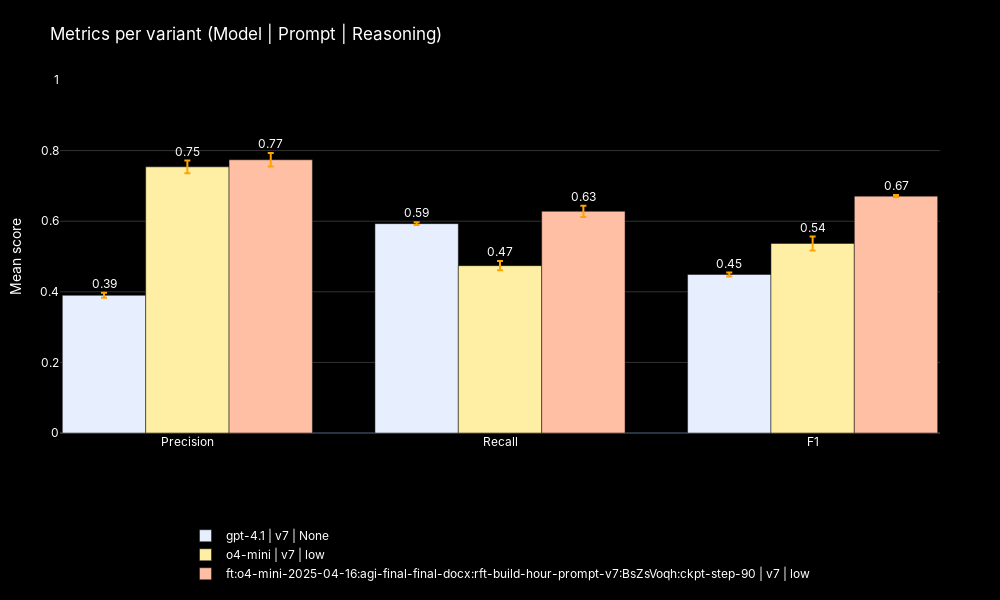

Notebook code for this chart:
### Code cell
import numpy as np
import plotly.graph_objects as go

# ----------------------------------------------------------
# 1 – Colour palette + Plotly template
# ----------------------------------------------------------

DARK_MODE = True  # set to False for light theme

PLOT_TEMPLATE = "plotly_dark" if DARK_MODE else "plotly_white"
# Pastel palette supplied by user
PASTEL_COLORS = [
    "#e7efff",  # light blue
    "#ffefa4",  # pastel yellow
    "#ffbfa4",  # pastel salmon
    "#ebf5de",  # pastel green
    "#fdedeb",  # pastel pink
]

# ----------------------------------------------------------
# 2 – Plotting
# ----------------------------------------------------------
if "df" in globals():
    METRIC_MAP = {
        "level1_precision_mean": ("Precision", "level1_precision_std"),
        "level1_recall_mean":    ("Recall",    "level1_recall_std"),
        "level1_f1_python_mean": ("F1",        "level1_f1_python_std"),
    }
    metric_names = [v[0] for v in METRIC_MAP.values()]
    metric_cols  = list(METRIC_MAP.keys())

    metric_idx = np.arange(len(metric_cols))  # numeric positions for categories

    # Use the pastel palette in cyclic fashion

    # Treat prompt as part of the variant label so everything appears in one chart
    sub = df.copy()
    sub["Variant"] = sub.apply(
        lambda r: f"{r['Model']} | {r['Prompt']} | {r['Reasoning']}", axis=1
    )

    variants = sub["Variant"].tolist()
    n_var    = len(variants)

    fig = go.Figure()

    bar_width = 0.8 / n_var  # width per bar so they fit in group

    # No need to track max bar now – y-axis fixed to [0,1]

    for idx, variant in enumerate(variants):
        row   = sub[sub["Variant"] == variant].iloc[0]
        means = [row[c] for c in metric_cols]
        errs  = [row[c.replace("_mean", "_std")] for c in metric_cols]

        # Compute x positions with offset
        offset = (idx - (n_var - 1) / 2) * bar_width
        x_pos = metric_idx + offset

        err_col = "#FFA500"  # orange for visibility across themes

        fig.add_bar(
            x=x_pos,
            y=means,
            name=variant,
            marker_color=PASTEL_COLORS[idx % len(PASTEL_COLORS)],
            opacity=1.0,
            error_y=dict(
                type="data",
                array=errs,
                visible=True,
                color=err_col,
                thickness=2,
                width=3,
            ),
            # No direct text here; we'll use a separate scatter for labels
            text=None,
            width=bar_width,
        )

        # Add labels via separate scatter trace, positioning slightly above error bar but capped at 0.98
        label_y = [min(0.98, m + e + 0.005) for m, e in zip(means, errs)]
        fig.add_scatter(
            x=x_pos,
            y=label_y,
            mode="text",
            text=[f"{m:.2f}" for m in means],
            textposition="top center",
            textfont=dict(color=("#FFFFFF" if DARK_MODE else "#000000"), size=12),
            showlegend=False,
            hoverinfo="skip",
        )


    bg_color = "#000000" if DARK_MODE else "#FFFFFF"
    grid_color = "#333333" if DARK_MODE else "rgba(0,0,0,0.08)"

    upper_y = 1.0  # keep axis within [0,1]

    fig.update_layout(
        template=PLOT_TEMPLATE,
        barmode="group",
        bargap=0.25,
        title="Metrics per variant (Model | Prompt | Reasoning)",
        xaxis_title="",
        yaxis_title="Mean score",
        yaxis_range=[0, upper_y],
        yaxis=dict(gridcolor=grid_color),
        xaxis=dict(tickmode="array", tickvals=metric_idx, ticktext=metric_names),
        legend=dict(
            orientation="h",
            y=-0.25,
            x=0.5,
            xanchor="center",
        ),
        margin=dict(l=60, r=60, t=80, b=140),
        height=600,
        width=1000,
        plot_bgcolor=bg_color,
        paper_bgcolor=bg_color,
        font=dict(family="Inter, sans-serif", color="#FFFFFF"),
    )

    fig.show()

else:
    print("Run the summary cell first to generate 'df' before plotting.")

### Figure 1 — Plotly figure (JSON) as saved in the notebook; plotly's stock layout.template omitted (floating-point values rounded to 4 significant figures)
{"data": [{"error_y": {"array": [0.007, 0.004, 0.006], "color": "#FFA500", "thickness": 2, "type": "data", "visible": true, "width": 3}, "marker": {"color": "#e7efff"}, "name": "gpt-4.1 | v7 | None", "opacity": 1, "type": "bar", "width": 0.2667, "x": [-0.2667, 0.7333, 1.733], "y": [0.39, 0.593, 0.449]}, {"hoverinfo": "skip", "mode": "text", "showlegend": false, "text": ["0.39", "0.59", "0.45"], "textfont": {"color": "#FFFFFF", "size": 12}, "textposition": "top center", "type": "scatter", "x": [-0.2667, 0.7333, 1.733], "y": [0.402, 0.602, 0.46]}, {"error_y": {"array": [0.018, 0.013, 0.02], "color": "#FFA500", "thickness": 2, "type": "data", "visible": true, "width": 3}, "marker": {"color": "#ffefa4"}, "name": "o4-mini | v7 | low", "opacity": 1, "type": "bar", "width": 0.2667, "x": [0.0, 1.0, 2.0], "y": [0.754, 0.474, 0.537]}, {"hoverinfo": "skip", "mode": "text", "showlegend": false, "text": ["0.75", "0.47", "0.54"], "textfont": {"color": "#FFFFFF", "size": 12}, "textposition": "top center", "type": "scatter", "x": [0.0, 1.0, 2.0], "y": [0.777, 0.492, 0.562]}, {"error_y": {"array": [0.019, 0.016, 0.003], "color": "#FFA500", "thickness": 2, "type": "data", "visible": true, "width": 3}, "marker": {"color": "#ffbfa4"}, "name": "ft:o4-mini-2025-04-16:agi-final-final-docx:rft-build-hour-prompt-v7:BsZsVoqh:ckpt-step-90 | v7 | low", "opacity": 1, "type": "bar", "width": 0.2667, "x": [0.2667, 1.267, 2.267], "y": [0.774, 0.628, 0.671]}, {"hoverinfo": "skip", "mode": "text", "showlegend": false, "text": ["0.77", "0.63", "0.67"], "textfont": {"color": "#FFFFFF", "size": 12}, "textposition": "top center", "type": "scatter", "x": [0.2667, 1.267, 2.267], "y": [0.798, 0.649, 0.679]}], "layout": {"bargap": 0.25, "barmode": "group", "font": {"color": "#FFFFFF", "family": "Inter, sans-serif"}, "height": 600, "legend": {"orientation": "h", "x": 0.5, "xanchor": "center", "y": -0.25}, "margin": {"b": 140, "l": 60, "r": 60, "t": 80}, "paper_bgcolor": "#000000", "plot_bgcolor": "#000000", "title": {"text": "Metrics per variant (Model | Prompt | Reasoning)"}, "width": 1000, "xaxis": {"tickmode": "array", "ticktext": ["Precision", "Recall", "F1"], "tickvals": [0, 1, 2], "title": {"text": ""}}, "yaxis": {"gridcolor": "#333333", "range": [0, 1], "title": {"text": "Mean score"}}}}
